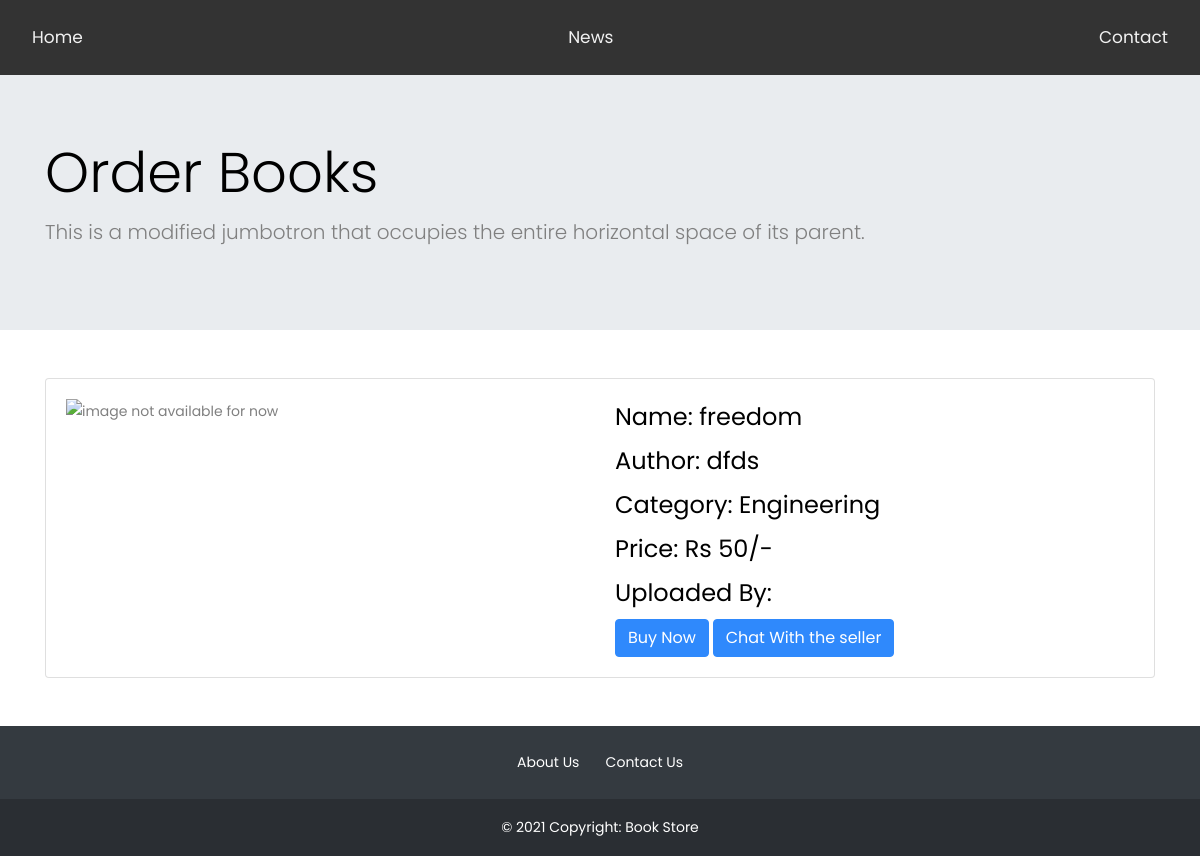
Page /orderbook.php?bid=1590910806 (signed in) on the committed database.
### tables this page shows
CREATE TABLE IF NOT EXISTS `entrybook` (
  `uploaded_by` varchar(50) NOT NULL,
  `bookid` int NOT NULL,
  `book_name` varchar(200) NOT NULL,
  `book_image` varchar(250) NOT NULL,
  `author` varchar(100) NOT NULL,
  `category` varchar(50) NOT NULL,
  `price` int NOT NULL
);

### orderbook.php (the view, shortened to what this page needs)
<!doctype html>
<?php
$conn = mysqli_connect("localhost","root","","bookstore");
$bid = $_GET['bid'];
$name = "";
$sql = "select * from entrybook where bookid='$bid'";
$res = mysqli_query($conn,$sql);
$bookname = "";
$author = "";
$price = "";
$category = "";
while ($row = mysqli_fetch_assoc($res))
{
    $bookname = $row['book_name'];
    $author = $row['author'];
    $price = $row['price'];
    $category = $row['category'];
  if ($category == 1){
    $category = "Fictional";
  }
  elseif ($category == 2)
  {
    $category = "Engineering";
  }
}
?>
<html lang="en">
  <head>
    <link href="https://cdn.jsdelivr.net/npm/bootstrap@5.1.1/dist/css/bootstrap.min.css" rel="stylesheet">
		<link rel="stylesheet" href="https://stackpath.bootstrapcdn.com/font-awesome/4.7.0/css/font-awesome.min.css">
		<link rel="stylesheet" href="css/style.css">
  </head>
  <body>
  <div class="navbar">
  <a href="index.php">Home</a>
  <a href="#news">News</a>
  <a href="#contact">Contact</a>
</div>
    <section>
      <div class="jumbotron jumbotron-fluid">
        <div class="container" id="jumbo">
          <h1 class="display-4">Order Books</h1>
          <p class="lead">This is a modified jumbotron that occupies the entire horizontal space of its parent.</p>
        </div>
      </div>
    </section>
    <section class = "container mt-5 mb-5">
        <div class = "card card-body">
        <div class = "row">
        <div class = "col-sm-6">
            <img src = "" alt = "image not available for now">
    </div>
    <div class = "col-sm-6">
    <h4>Name: <?php echo $bookname; ?> </h4>
    <h4>Author: <?php echo $author; ?></h4>
    <h4>Category: <?php echo $category; ?></h4>
    <h4>Price: Rs <?php echo $price ;?>/-</h4>
    <h4>Uploaded By: <?php echo $name; ?></h4>
    <button class = "btn btn-primary">Buy Now</button>
    <button class = "btn btn-primary">Chat With the seller</button>
    </div>
</div>
</div>
</section>
    <footer class="bg-dark text-center text-white">
      <div class="container p-4 pb-0">
        <a href="">About Us</a>
        <a href="">Contact Us</a>
      </div>
      <div class="text-center p-3" style="background-color: rgba(0, 0, 0, 0.2);">
        © <script>document.write(new Date().getFullYear())</script> Copyright: Book Store
      </div>
    </footer>
  </body>
</html>

### orderbook.php (style rules this page uses)
a { text-decoration: none; color:#fff; }
a:link { color: #fff; }
body { margin:150; }
.navbar { overflow: hidden; background-color: #333; position: sticky; z-index: 10; top: 0; width: 100%; }
.navbar a { float: left; display: block; color: #f2f2f2; text-align: center; padding: 14px 16px; text-decoration: none; font-size: 17px; }

### rows in the picture
entrybook: book_name "freedom", author "dfds", category "Engineering", price "50"
